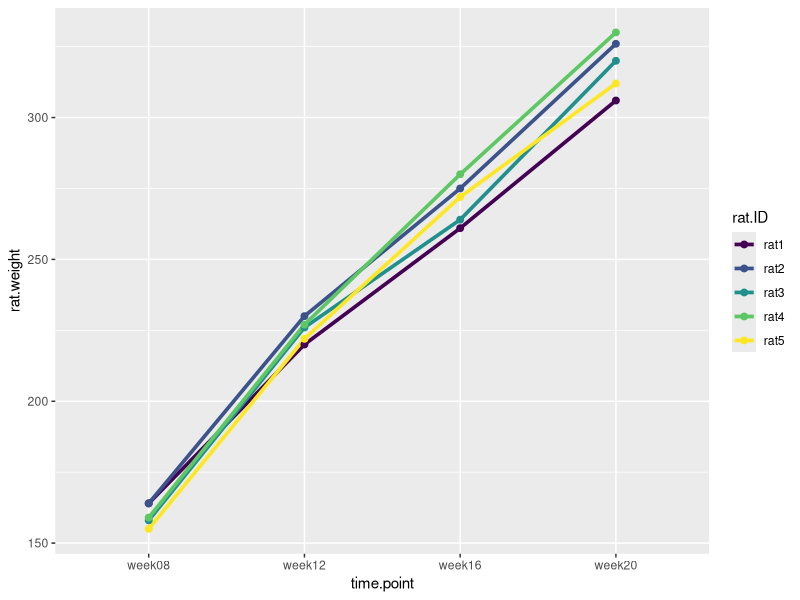

This figure's R source:
## ---- chunk 1
knitr::opts_chunk$set(echo = TRUE)

# title: Repeated Measures ANOVA
# author: jonathan
# revised: 15/4/2020

WEB <- c("https://bioceed.uib.no/dropfolder/bioSTATS/Rmd/Basic/ANOVA/repeated.html")
GIT <- c("https://github.com/jonathansoule/biostats/blob/master/Basic/ANOVA/repeated.Rmd")
library(nlme)
library(ggplot2)
## ---- chunk 2
# response variable
rat.weight <- c(164, 164, 158, 159, 155, 220, 230, 226, 227, 222, 261, 275, 264, 280, 272, 306, 326, 320, 330, 312)

# predictor variable
time.point <- as.factor(c(rep("week08", 5), rep("week12", 5), rep("week16", 5), rep("week20", 5)))

# individual ID
rat.ID <- as.factor(rep(c("rat1", "rat2", "rat3", "rat4", "rat5"), 4))

# dataframe
my.dataframe <- data.frame(rat.ID, time.point, rat.weight)
## ---- chunk 3
ggplot(my.dataframe, aes(x = time.point, y = rat.weight, group = rat.ID, color = rat.ID)) +
  geom_line(size = 1.25) +
  geom_point(size = 2) +
  scale_color_viridis_d()
## ---- chunk 4
model <- lme(rat.weight ~ time.point, random = ~ 1 | rat.ID, data = my.dataframe)
anova(model)
